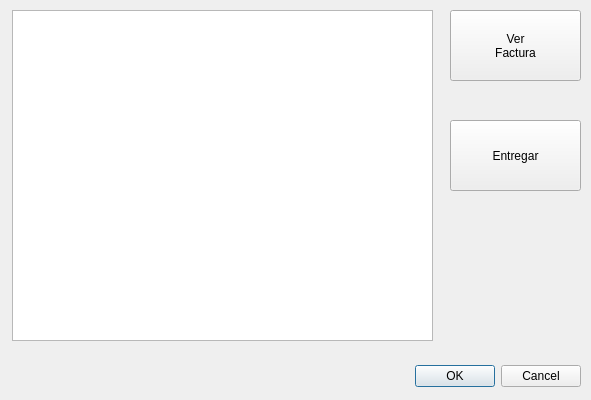
<?xml version="1.0" encoding="UTF-8"?>
<ui version="4.0">
 <class>FormEdicionFacturas</class>
 <widget class="QDialog" name="FormEdicionFacturas">
  <property name="geometry">
   <rect>
    <x>0</x>
    <y>0</y>
    <width>591</width>
    <height>400</height>
   </rect>
  </property>
  <property name="windowTitle">
   <string>Dialog</string>
  </property>
  <widget class="QDialogButtonBox" name="buttonBox">
   <property name="geometry">
    <rect>
     <x>240</x>
     <y>360</y>
     <width>341</width>
     <height>32</height>
    </rect>
   </property>
   <property name="orientation">
    <enum>Qt::Horizontal</enum>
   </property>
   <property name="standardButtons">
    <set>QDialogButtonBox::Cancel|QDialogButtonBox::Ok</set>
   </property>
  </widget>
  <widget class="QListWidget" name="listWidget">
   <property name="geometry">
    <rect>
     <x>12</x>
     <y>10</y>
     <width>421</width>
     <height>331</height>
    </rect>
   </property>
   <property name="editTriggers">
    <set>QAbstractItemView::NoEditTriggers</set>
   </property>
   <property name="tabKeyNavigation">
    <bool>true</bool>
   </property>
   <property name="alternatingRowColors">
    <bool>true</bool>
   </property>
   <property name="selectionBehavior">
    <enum>QAbstractItemView::SelectRows</enum>
   </property>
   <property name="iconSize">
    <size>
     <width>24</width>
     <height>24</height>
    </size>
   </property>
   <property name="textElideMode">
    <enum>Qt::ElideNone</enum>
   </property>
   <property name="uniformItemSizes">
    <bool>true</bool>
   </property>
  </widget>
  <widget class="QPushButton" name="pushButton">
   <property name="geometry">
    <rect>
     <x>450</x>
     <y>10</y>
     <width>131</width>
     <height>71</height>
    </rect>
   </property>
   <property name="text">
    <string>Ver
Factura</string>
   </property>
   <property name="icon">
    <iconset resource="../recursos.qrc">
     <normaloff>:/Icons/Preview.png</normaloff>:/Icons/Preview.png</iconset>
   </property>
   <property name="iconSize">
    <size>
     <width>48</width>
     <height>48</height>
    </size>
   </property>
  </widget>
  <widget class="QPushButton" name="pushButton_2">
   <property name="geometry">
    <rect>
     <x>450</x>
     <y>120</y>
     <width>131</width>
     <height>71</height>
    </rect>
   </property>
   <property name="text">
    <string>Entregar</string>
   </property>
   <property name="icon">
    <iconset resource="../recursos.qrc">
     <normaloff>:/Icons/Check.png</normaloff>:/Icons/Check.png</iconset>
   </property>
   <property name="iconSize">
    <size>
     <width>48</width>
     <height>48</height>
    </size>
   </property>
  </widget>
 </widget>
 <resources>
  <include location="../recursos.qrc"/>
 </resources>
 <connections>
  <connection>
   <sender>buttonBox</sender>
   <signal>accepted()</signal>
   <receiver>FormEdicionFacturas</receiver>
   <slot>accept()</slot>
   <hints>
    <hint type="sourcelabel">
     <x>248</x>
     <y>254</y>
    </hint>
    <hint type="destinationlabel">
     <x>157</x>
     <y>274</y>
    </hint>
   </hints>
  </connection>
  <connection>
   <sender>buttonBox</sender>
   <signal>rejected()</signal>
   <receiver>FormEdicionFacturas</receiver>
   <slot>reject()</slot>
   <hints>
    <hint type="sourcelabel">
     <x>316</x>
     <y>260</y>
    </hint>
    <hint type="destinationlabel">
     <x>286</x>
     <y>274</y>
    </hint>
   </hints>
  </connection>
 </connections>
</ui>
